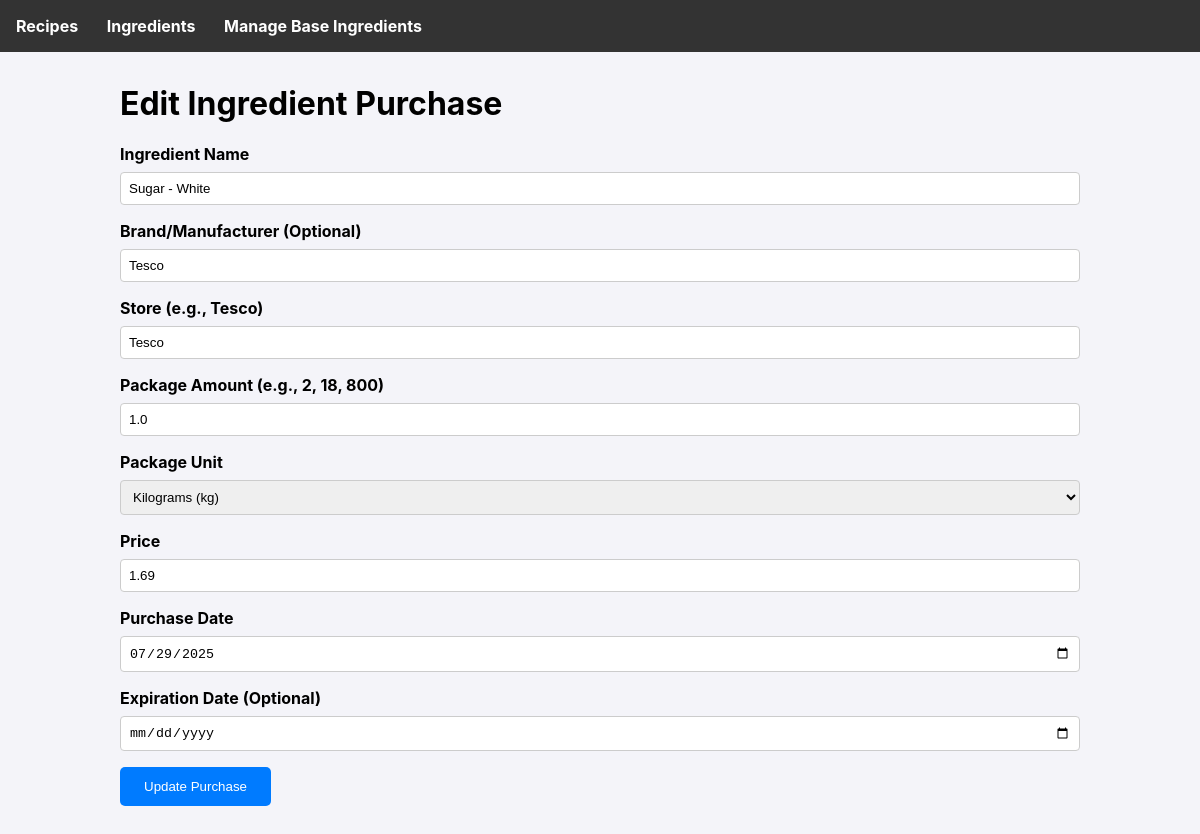
Page /ingredient/edit/14 on the committed database.
### tables this page shows
CREATE TABLE ingredients (
        id INTEGER PRIMARY KEY AUTOINCREMENT,
        name TEXT UNIQUE NOT NULL
    , density_g_ml REAL);

CREATE TABLE ingredient_purchases (
        id INTEGER PRIMARY KEY AUTOINCREMENT,
        ingredient_id INTEGER NOT NULL,
        store TEXT,
        package_amount REAL NOT NULL,
        package_unit TEXT NOT NULL,
        price REAL NOT NULL,
        purchase_date TEXT NOT NULL,
        expiry_date TEXT, brand TEXT,
        FOREIGN KEY (ingredient_id) REFERENCES ingredients (id)
    );

### app.py (the view, shortened to what this page needs)
@app.route('/ingredient/edit/<int:purchase_id>', methods=('GET', 'POST'))
def edit_ingredient(purchase_id):
    db = get_db()
    purchase = db.execute('''
        SELECT ip.id, ip.brand, ip.store, ip.package_amount, ip.package_unit, ip.price, ip.purchase_date, ip.expiry_date, i.name
        FROM ingredient_purchases ip
        JOIN ingredients i ON ip.ingredient_id = i.id
        WHERE ip.id = ?
    ''', (purchase_id,)).fetchone()
    if purchase is None:
        flash('Ingredient purchase not found.', 'error')
        return redirect(url_for('list_ingredients'))
    return render_template('ingredient_form.html', purchase=purchase, units=UNITS)

### app.py (called while the page is built)
def get_db():
    if 'db' not in g:
        g.db = sqlite3.connect(DATABASE)
        g.db.row_factory = sqlite3.Row
    return g.db

### templates/ingredient_form.html (shortened to what this page needs)
{% extends 'base.html' %}
{% block content %}
    <h1>{% if purchase %}Edit Ingredient Purchase{% else %}Add New Ingredient Purchase{% endif %}</h1>
    <form method="post">
        <label for="name">Ingredient Name</label>
        {% if purchase %}
            <input type="text" name="name" id="name" value="{{ purchase.name }}" required>
        {% endif %}
        <label for="brand">Brand/Manufacturer (Optional)</label>
        <input type="text" name="brand" id="brand" value="{{ purchase.brand if purchase else '' }}">
        <label for="store">Store (e.g., Tesco)</label>
        <input type="text" name="store" id="store" value="{{ purchase.store if purchase else '' }}" required>
        <label for="package_amount">Package Amount (e.g., 2, 18, 800)</label>
        <input type="number" step="any" name="package_amount" id="package_amount" value="{{ purchase.package_amount if purchase else '' }}" required>
        <label for="package_unit">Package Unit</label>
        <select name="package_unit" id="package_unit" required>
            {% for abbr, full_name, dimension in units %}
                <option value="{{ abbr }}" {% if purchase and purchase.package_unit == abbr %}selected{% endif %}>
                    {{ full_name }}
                </option>
            {% endfor %}
        </select>
        <label for="price">Price</label>
        <input type="number" step="0.01" name="price" id="price" value="{{ purchase.price if purchase else '' }}" required>
        <label for="purchase_date">Purchase Date</label>
        <input type="date" name="purchase_date" id="purchase_date" value="{{ purchase.purchase_date if purchase else today_date }}" required>
        <label for="expiry_date">Expiration Date (Optional)</label>
        <input type="date" name="expiry_date" id="expiry_date" value="{{ purchase.expiry_date if purchase else '' }}">
        <button type="submit">{% if purchase %}Update Purchase{% else %}Save Ingredient Purchase{% endif %}</button>
    </form>
{% endblock %}

### templates/base.html (style rules this page uses)
body { font-family: -apple-system, BlinkMacSystemFont, "Segoe UI", Roboto, "Helvetica Neue", Arial, sans-serif; margin: 0; background-color: #f4f4f9; }
form label { display: block; margin-bottom: 0.5rem; font-weight: bold; }
form input, form textarea, form select { width: 100%; padding: 0.5rem; margin-bottom: 1rem; border: 1px solid #ccc; border-radius: 4px; box-sizing: border-box; }
form button { background-color: #007bff; color: white; padding: 0.75rem 1.5rem; border: none; border-radius: 5px; cursor: pointer; }

### rows in the picture
ingredients: name "Sugar - White"
ingredient_purchases: brand "Tesco", store "Tesco", package_amount "1.0", package_unit "Kilograms (kg)", price "1.69", purchase_date "07/29/2025"
